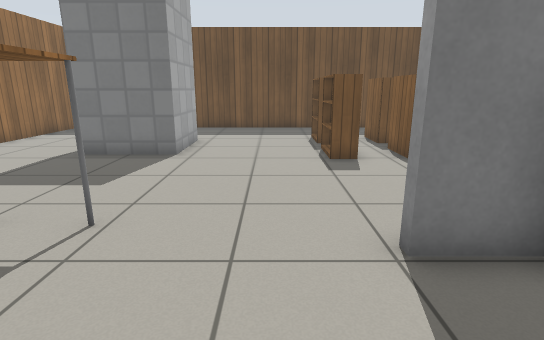
[1] (above)

14 first-person views from a walk through a Gazebo world. The camera is 1 m above the floor, tilts 14° down and sees 80° across. The floor is counted in squares, 0.5 m on a side. Each view is taken from the middle of a square. On the plan, view 1 faces up. The plan holds only what a view shows up to about 18 squares ahead; the rest is blank. Robots are left out. Simple patterns stand in for the simulator's built-in surfaces. Simple shapes stand in for some stock models.

[2]
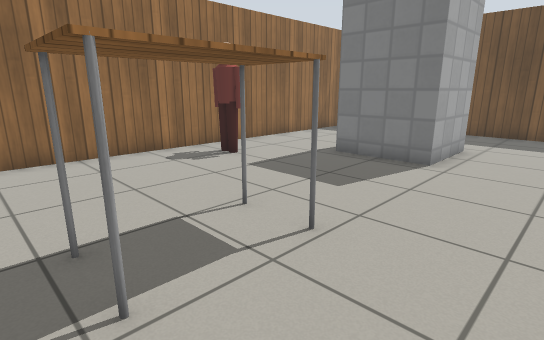

[3]
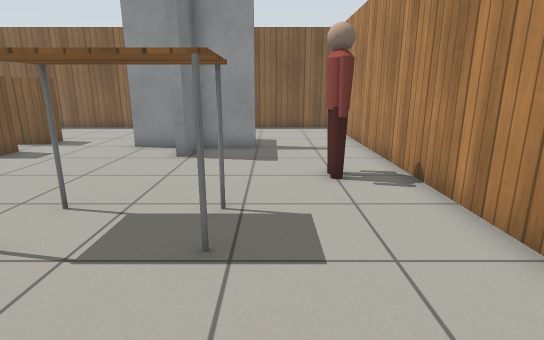

[4]
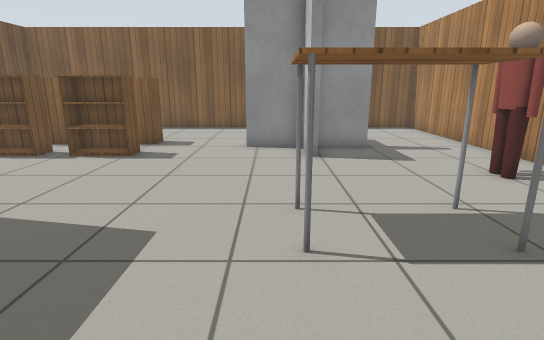

[5]
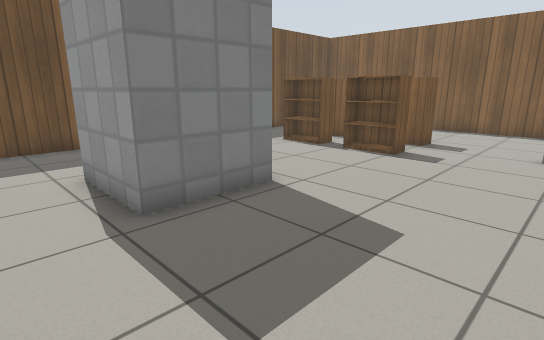

[6]
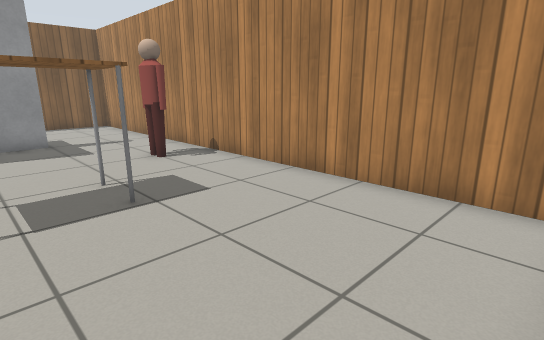

[7]
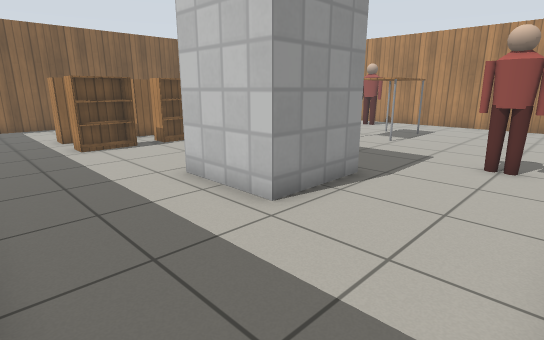

[8]
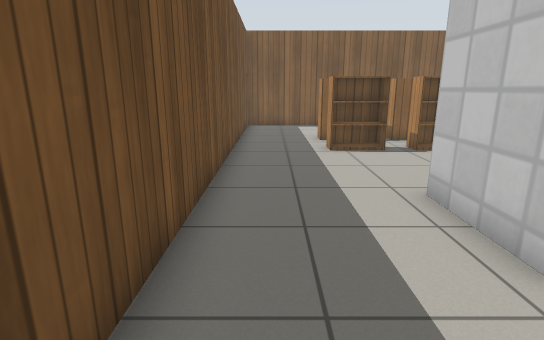

[9]
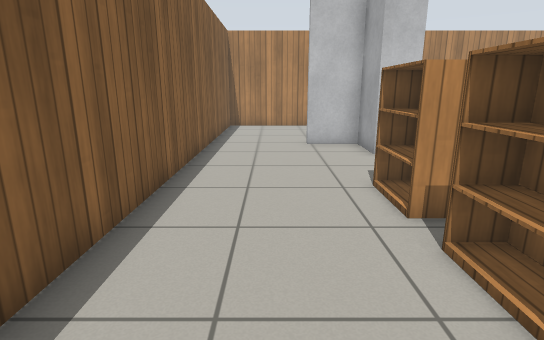

[10]
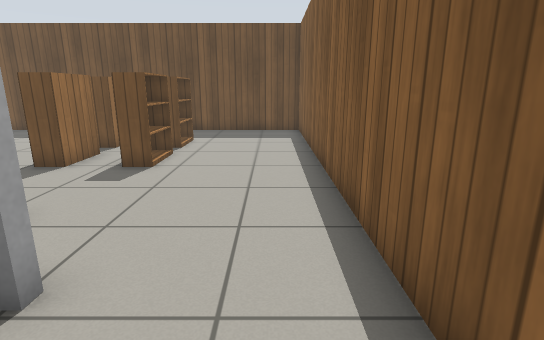

[11]
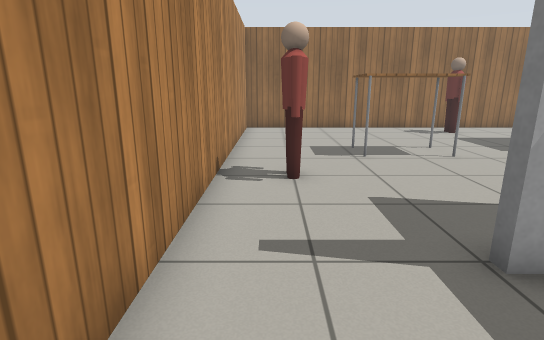

[12]
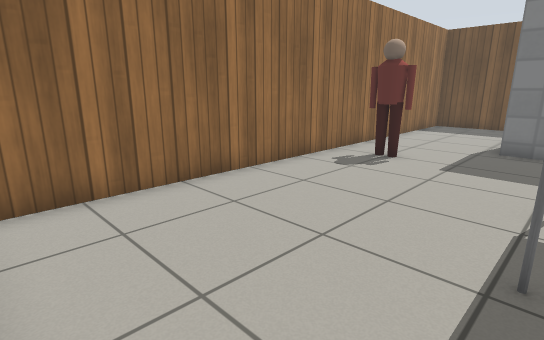

[13]
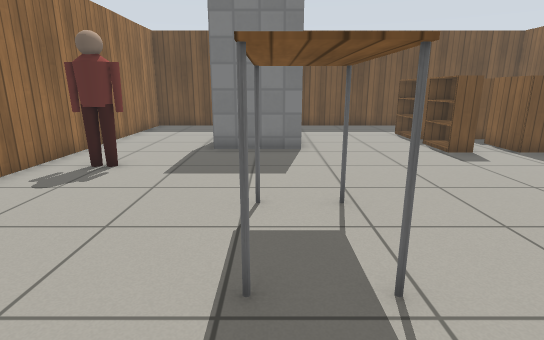

[14]
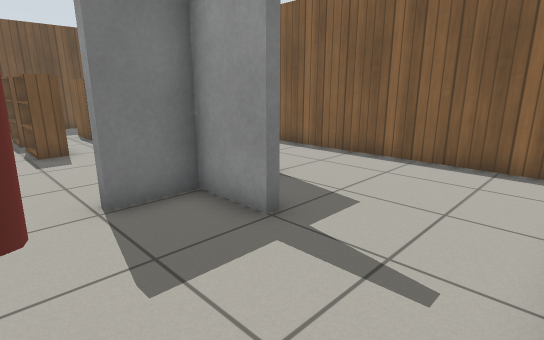

### Floor plan
Key: @ floor where view 1 was taken; # wall or solid block; . floor; B bookshelf; W white box; T table; P person.
Columns run from 11 left of view 1 to 10 right of it. Each row starts with its distance up from view 1.
 18 ######################
 17 #....................#
 16 #....................#
 15 #....................#
 14 #............B.BB....#
 13 #....WWWW....B.BB....#
 12 #....W  W....B.B.....#
 11 #....W  W....B.BB....#
 10 #....WWWW....B.BB....#
  9 #....................#
  8 #.P..................#
  7 #.PP.................#
  6 #....................#
  5 #..............#.....#
  4 #......TT....####....#
  3 #......TT......#.....#
  2 #......TT......#.....#
  1 #....................#
  0 #.........P@.........#
 -1 #.........PP.........#
 -2 #....................#
 -3 ######################

Positions as (right, up) in squares from view 1, and headings:
1: (0, 0), facing up
2: (0, 1), facing up-left
3: (-8, 1), facing right
4: (-8, 5), facing right
5: (-8, 5), facing up-right
6: (-10, 4), facing down-right
7: (-10, 17), facing down-right
8: (-9, 16), facing right
9: (7, 16), facing down
10: (8, 1), facing up
11: (7, -1), facing left
12: (-4, -2), facing up-left
13: (-4, -1), facing up
14: (0, -2), facing up-right
